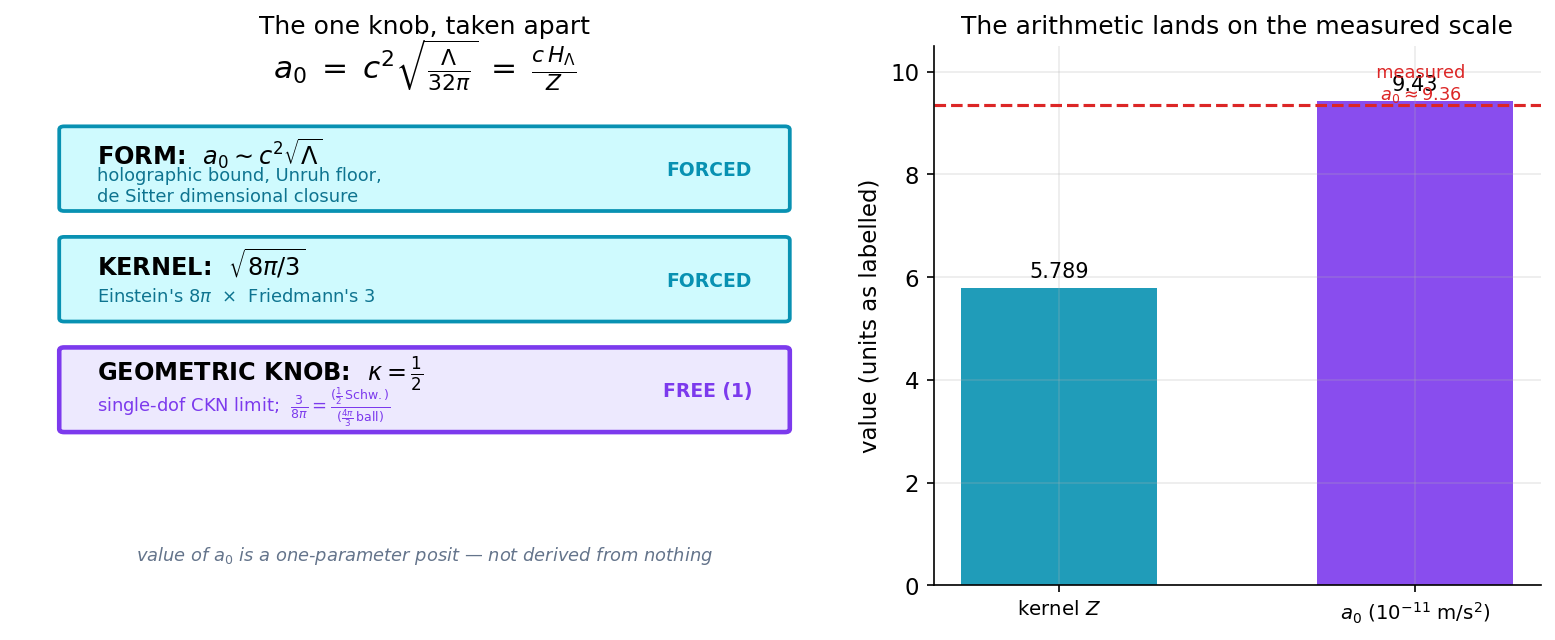

This figure's Python source:
import numpy as np, matplotlib
matplotlib.use("Agg")
import matplotlib.pyplot as plt
from matplotlib.patches import FancyBboxPatch
plt.rcParams.update({"figure.dpi":150,"savefig.dpi":150,"font.size":11,
    "axes.grid":True,"grid.alpha":0.25,"axes.spines.top":False,"axes.spines.right":False,
    "axes.titlesize":12,"figure.facecolor":"white","axes.facecolor":"white"})
C_FW="#7c3aed"; C_NEWTON="#64748b"; C_MOND="#0891b2"; C_DATA="#dc2626"

# ---- framework constants ----
c = 2.99792458e8
Lam = 1.1056e-52            # cosmological constant, m^-2 (Planck-scale value)
Z = np.sqrt(32*np.pi/3.0)  # = 5.789, the calibrated kernel
a0 = c**2 * np.sqrt(Lam/(32*np.pi))

fig, (axL, axR) = plt.subplots(1, 2, figsize=(10.5, 4.4),
                               gridspec_kw={"width_ratios":[1.35,1]})

# ---- LEFT: the decomposition diagram ----
axL.set_title("The one knob, taken apart")
axL.grid(False); axL.axis("off"); axL.set_xlim(0,10); axL.set_ylim(0,10)

axL.text(5, 9.4, r"$a_0 \;=\; c^2\sqrt{\frac{\Lambda}{32\pi}} \;=\; \frac{c\,H_\Lambda}{Z}$",
         ha="center", fontsize=15)

# forced boxes
forced = [
  (r"FORM:  $a_0 \sim c^2\sqrt{\Lambda}$", "holographic bound, Unruh floor,\nde Sitter dimensional closure"),
  (r"KERNEL:  $\sqrt{8\pi/3}$", r"Einstein's $8\pi$  $\times$  Friedmann's $3$"),
]
for i,(t,s) in enumerate(forced):
    y = 7.7 - i*2.05
    box = FancyBboxPatch((0.6, y-0.7), 8.8, 1.45, boxstyle="round,pad=0.06",
                         linewidth=1.8, edgecolor=C_MOND, facecolor="#cffafe")
    axL.add_patch(box)
    axL.text(1.0, y+0.32, t, ha="left", va="center", fontsize=11.5, fontweight="bold")
    axL.text(1.0, y-0.30, s, ha="left", va="center", fontsize=8.6, color="#0e7490")
    axL.text(9.0, y, "FORCED", ha="right", va="center", fontsize=9, color=C_MOND, fontweight="bold")

# free box
y = 7.7 - 2*2.05
box = FancyBboxPatch((0.6, y-0.7), 8.8, 1.45, boxstyle="round,pad=0.06",
                     linewidth=2.2, edgecolor=C_FW, facecolor="#ede9fe")
axL.add_patch(box)
axL.text(1.0, y+0.32, r"GEOMETRIC KNOB:  $\kappa = \frac{1}{2}$", ha="left", va="center",
         fontsize=11.5, fontweight="bold")
axL.text(1.0, y-0.30, r"single-dof CKN limit;  $\frac{3}{8\pi}=\frac{(\frac{1}{2}\,\mathrm{Schw.})}{(\frac{4\pi}{3}\,\mathrm{ball})}$",
         ha="left", va="center", fontsize=8.6, color=C_FW)
axL.text(9.0, y, "FREE (1)", ha="right", va="center", fontsize=9, color=C_FW, fontweight="bold")

axL.text(5, 0.45, "value of $a_0$ is a one-parameter posit — not derived from nothing",
         ha="center", fontsize=8.6, color="#64748b", style="italic")

# ---- RIGHT: the arithmetic closes ----
axR.set_title("The arithmetic lands on the measured scale")
labels = [r"$Z=\sqrt{32\pi/3}$", r"$a_0 = c^2\sqrt{\Lambda/32\pi}$"]
vals = [Z, a0*1e11]
cols = [C_MOND, C_FW]
bars = axR.bar([0,1], vals, color=cols, alpha=0.9, width=0.55)
axR.set_xticks([0,1]); axR.set_xticklabels(["kernel $Z$", r"$a_0$ ($10^{-11}$ m/s$^2$)"], fontsize=9.5)
axR.bar_label(bars, labels=[f"{Z:.3f}", f"{a0*1e11:.2f}"], padding=3, fontsize=10)
axR.axhline(9.36, color=C_DATA, ls="--", lw=1.5)
axR.text(1.0, 9.36, "  measured\n  $a_0\\approx9.36$", color=C_DATA, fontsize=8.5, va="bottom", ha="center")
axR.set_ylim(0, 10.5)
axR.set_ylabel("value (units as labelled)")
fig.tight_layout(); fig.savefig("ch24_a0_forced_vs_free.png", bbox_inches="tight"); print("ok")
